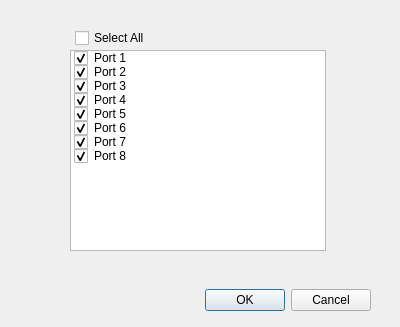
<?xml version="1.0" encoding="UTF-8"?>
<ui version="4.0">
 <class>RsaToolbox::getPortsDialog</class>
 <widget class="QDialog" name="getPortsDialog">
  <property name="geometry">
   <rect>
    <x>0</x>
    <y>0</y>
    <width>400</width>
    <height>327</height>
   </rect>
  </property>
  <property name="windowTitle">
   <string>Choose Ports...</string>
  </property>
  <widget class="QDialogButtonBox" name="buttonBox">
   <property name="geometry">
    <rect>
     <x>30</x>
     <y>284</y>
     <width>341</width>
     <height>32</height>
    </rect>
   </property>
   <property name="orientation">
    <enum>Qt::Horizontal</enum>
   </property>
   <property name="standardButtons">
    <set>QDialogButtonBox::Cancel|QDialogButtonBox::Ok</set>
   </property>
  </widget>
  <widget class="QListWidget" name="portsList">
   <property name="geometry">
    <rect>
     <x>70</x>
     <y>50</y>
     <width>256</width>
     <height>201</height>
    </rect>
   </property>
   <property name="selectionMode">
    <enum>QAbstractItemView::NoSelection</enum>
   </property>
   <item>
    <property name="text">
     <string>Port 1</string>
    </property>
    <property name="checkState">
     <enum>Checked</enum>
    </property>
   </item>
   <item>
    <property name="text">
     <string>Port 2</string>
    </property>
    <property name="checkState">
     <enum>Checked</enum>
    </property>
   </item>
   <item>
    <property name="text">
     <string>Port 3</string>
    </property>
    <property name="checkState">
     <enum>Checked</enum>
    </property>
   </item>
   <item>
    <property name="text">
     <string>Port 4</string>
    </property>
    <property name="checkState">
     <enum>Checked</enum>
    </property>
   </item>
   <item>
    <property name="text">
     <string>Port 5</string>
    </property>
    <property name="checkState">
     <enum>Checked</enum>
    </property>
   </item>
   <item>
    <property name="text">
     <string>Port 6</string>
    </property>
    <property name="checkState">
     <enum>Checked</enum>
    </property>
   </item>
   <item>
    <property name="text">
     <string>Port 7</string>
    </property>
    <property name="checkState">
     <enum>Checked</enum>
    </property>
   </item>
   <item>
    <property name="text">
     <string>Port 8</string>
    </property>
    <property name="checkState">
     <enum>Checked</enum>
    </property>
   </item>
  </widget>
  <widget class="QCheckBox" name="selectAllCheckbox">
   <property name="geometry">
    <rect>
     <x>75</x>
     <y>28</y>
     <width>81</width>
     <height>20</height>
    </rect>
   </property>
   <property name="text">
    <string>Select All</string>
   </property>
  </widget>
 </widget>
 <tabstops>
  <tabstop>selectAllCheckbox</tabstop>
  <tabstop>portsList</tabstop>
  <tabstop>buttonBox</tabstop>
 </tabstops>
 <resources/>
 <connections>
  <connection>
   <sender>buttonBox</sender>
   <signal>accepted()</signal>
   <receiver>getPortsDialog</receiver>
   <slot>accept()</slot>
   <hints>
    <hint type="sourcelabel">
     <x>248</x>
     <y>254</y>
    </hint>
    <hint type="destinationlabel">
     <x>157</x>
     <y>274</y>
    </hint>
   </hints>
  </connection>
  <connection>
   <sender>buttonBox</sender>
   <signal>rejected()</signal>
   <receiver>getPortsDialog</receiver>
   <slot>reject()</slot>
   <hints>
    <hint type="sourcelabel">
     <x>316</x>
     <y>260</y>
    </hint>
    <hint type="destinationlabel">
     <x>286</x>
     <y>274</y>
    </hint>
   </hints>
  </connection>
 </connections>
</ui>
